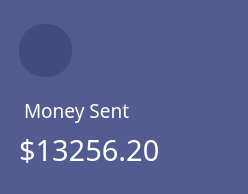
           <widget class="QWidget" name="money_sent_widget" native="true">
            <property name="minimumSize">
             <size>
              <width>248</width>
              <height>194</height>
             </size>
            </property>
            <property name="maximumSize">
             <size>
              <width>248</width>
              <height>194</height>
             </size>
            </property>
            <property name="styleSheet">
             <string notr="true">background-color: #535C91;
border-radius: 25px;</string>
            </property>
            <layout class="QVBoxLayout" name="verticalLayout_11">
             <property name="leftMargin">
              <number>19</number>
             </property>
             <item>
              <spacer name="verticalSpacer_21">
               <property name="orientation">
                <enum>Qt::Vertical</enum>
               </property>
               <property name="sizeHint" stdset="0">
                <size>
                 <width>20</width>
                 <height>2</height>
                </size>
               </property>
              </spacer>
             </item>
             <item>
              <layout class="QHBoxLayout" name="horizontalLayout_17">
               <item>
                <widget class="QPushButton" name="money_sent_wallet_icon_button">
                 <property name="styleSheet">
                  <string notr="true">background-color: rgba(7,15,43,0.2);
image: url(:/img/img/dark_wallet.svg);
width: 53px;
height: 53px;</string>
                 </property>
                 <property name="text">
                  <string/>
                 </property>
                </widget>
               </item>
               <item>
                <spacer name="horizontalSpacer_28">
                 <property name="orientation">
                  <enum>Qt::Horizontal</enum>
                 </property>
                 <property name="sizeHint" stdset="0">
                  <size>
                   <width>171</width>
                   <height>20</height>
                  </size>
                 </property>
                </spacer>
               </item>
              </layout>
             </item>
             <item>
              <spacer name="verticalSpacer_22">
               <property name="orientation">
                <enum>Qt::Vertical</enum>
               </property>
               <property name="sizeHint" stdset="0">
                <size>
                 <width>20</width>
                 <height>0</height>
                </size>
               </property>
              </spacer>
             </item>
             <item>
              <layout class="QHBoxLayout" name="horizontalLayout_18">
               <property name="leftMargin">
                <number>5</number>
               </property>
               <item>
                <widget class="QLabel" name="money_sent_label">
                 <property name="font">
                  <font>
                   <family>Poppins</family>
                   <pointsize>14</pointsize>
                  </font>
                 </property>
                 <property name="styleSheet">
                  <string notr="true">color: white;
text-align: left;</string>
                 </property>
                 <property name="text">
                  <string>Money Sent</string>
                 </property>
                </widget>
               </item>
               <item>
                <spacer name="horizontalSpacer_30">
                 <property name="orientation">
                  <enum>Qt::Horizontal</enum>
                 </property>
                 <property name="sizeHint" stdset="0">
                  <size>
                   <width>88</width>
                   <height>20</height>
                  </size>
                 </property>
                </spacer>
               </item>
              </layout>
             </item>
             <item>
              <layout class="QHBoxLayout" name="horizontalLayout_19">
               <item>
                <widget class="QLabel" name="money_sent_value_label">
                 <property name="font">
                  <font>
                   <family>Poppins</family>
                   <pointsize>22</pointsize>
                  </font>
                 </property>
                 <property name="styleSheet">
                  <string notr="true">color: white;
text-align: left;</string>
                 </property>
                 <property name="text">
                  <string>$13256.20</string>
                 </property>
                </widget>
               </item>
               <item>
                <spacer name="horizontalSpacer_32">
                 <property name="orientation">
                  <enum>Qt::Horizontal</enum>
                 </property>
                 <property name="sizeHint" stdset="0">
                  <size>
                   <width>78</width>
                   <height>20</height>
                  </size>
                 </property>
                </spacer>
               </item>
              </layout>
             </item>
             <item>
              <spacer name="verticalSpacer_23">
               <property name="orientation">
                <enum>Qt::Vertical</enum>
               </property>
               <property name="sizeHint" stdset="0">
                <size>
                 <width>20</width>
                 <height>0</height>
                </size>
               </property>
              </spacer>
             </item>
            </layout>
           </widget>
